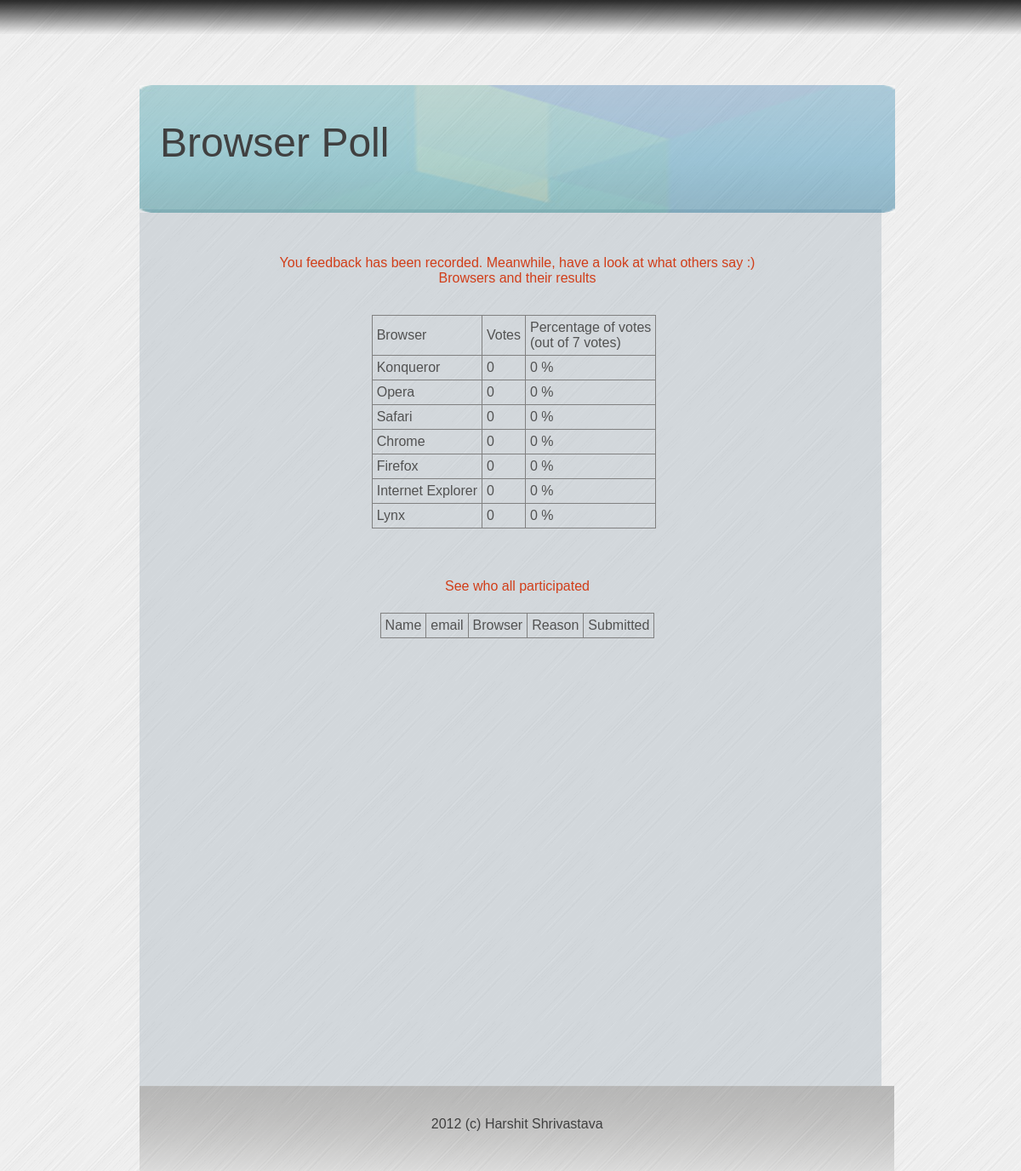
The page /result.php on the database its author committed.
### tables this page shows
CREATE TABLE IF NOT EXISTS `pollresult` (
  `Browser` varchar(32) NOT NULL,
  `Count` int(11) NOT NULL
);

### result.php (the view, shortened to what this page needs)
<!DOCTYPE html PUBLIC "-//W3C//DTD XHTML 1.0 Transitional//EN" "http://www.w3.org/TR/xhtml1/DTD/xhtml1-transitional.dtd">
<html>
<head>
</head>
<link rel="stylesheet" type="text/css" href="stylesheet.css" />
<body>
<div id="topshade"></div>
<div id="top"><img src="top.jpg" width="100%" height="150px"></div>
<div id="heading"><center><font size="400%">Browser Poll</font></center>
</div>
<p class="ex" align="justify">
<?php
$total=0;
$con=mysql_connect("localhost","root","");
$query="SELECT count(*) FROM `pollresult`";
$result=mysql_query($query,$con);
if($result)
{
	$row = mysql_fetch_row($result);
	$total=$row[0];
}
else
{
	echo "<p>Query failed.</p>\n";
}
if($total!=0)
{
	$query="select * from pollresult";
	$result=mysql_query($query,$con);
	?>
	<div id="lol1" align="center">
	You feedback has been recorded. Meanwhile, have a look at what others say :)
	<br/>
	Browsers and their results
	</div>
	<div id="tabres">
	<center>
	<table border="0" padding="15px">
	<tr>
	<td>Browser</td>
	<td>Votes</td>
	<td>Percentage of votes<br/>(out of <?php echo ''.$total.' votes)';?></td>
	<?php
	while($row=mysql_fetch_array($result))
	{
		echo "<tr><td>".$row['Browser'];
		echo "</td><td>".$row['Count'];
		$per=round(($row['Count']/$total)*100,2);
		echo "</td><td>".$per." %</td></tr>";
	}
	echo "</table></div>";
	?>
	<div id="lol2" align="center">
	See who all participated
	</div>
	<div id="tabent">
	<center>
	<table border="1">
	<tr>
	<td>Name</td>
	<td>email</td>
	<td>Browser</td>
	<td>Reason</td>
	<td>Submitted</td>
	</tr>
	<?php
}
else
{
	echo 'No entries';
}
	?>
</table>
</div>
</p>
<div id="foot">
<br/>
<center><br/>
2012 (c) Harshit Shrivastava
</center>
</div>
</body>
<html>

### stylesheet.css (style rules this page uses)
body { background:url('brushed_alu.png') repeat-x; background-repeat:repeat; }
#topshade { position:absolute; top:0px; height:45px; width:100%; left:0%; background:url('topgrad.png') repeat-x; }
#top { position:absolute; top:100px; margin-left:13%; margin-right:13%; width:74%; height:125px; background:url('top.jpg'); opacity:0.4; filter:alpha(opacity=40); repeat:x; repeat:y; z-index:0; }
#heading { position:absolute; top:140px; margin-left:15%; margin-right:35%; font-family:"Trebuchet MS", Helvetica, sans-serif; color:#404040; z-index:1; }
p.ex { position:absolute; top:150px; background-color:#A8B3BE; font-family:"Trebuchet MS", Helvetica, sans-serif; height:auto; min-height:850px; overflow:hidden; padding-top:130px; padding-bottom:50px; padding-left:100px; padding-right:100px; position:absolute; top:230px; margin-left:13%; margin-right:13%; width:56%; z-index:-1; opacity:0.4; filter:alpha(opacity=40); color:#525252; }
#tabres { position:absolute; margin-left:11%; margin-right:13%; width:74%; padding:20px; padding-right:15px; top:350px; z-index:1; color:#525252; font-family:"Trebuchet MS", Helvetica, sans-serif; }
table, td, th { border-collapse:collapse; background-color:light-gray; border:1px solid gray; }
td { padding:5px; }
#lol1 { position:absolute; text-align:center; margin-left:13%; margin-right:13%; width:74%; top:300px; font-family:"Trebuchet MS", Helvetica, sans-serif; color:#D13E19; z-index:1; }
#lol2 { position:absolute; text-align:center; margin-left:13%; margin-right:13%; width:74%; top:680px; font-family:"Trebuchet MS", Helvetica, sans-serif; color:#D13E19; z-index:1; }
#tabent { position:absolute; margin-left:13%; margin-right:13%; width:74%; top:720px; z-index:1; color:#525252; font-family:"Trebuchet MS", Helvetica, sans-serif; }
#foot { position:relative; top:1260px; margin-left:13.2%; margin-right:14%; width:74.9%; background:white; min-height:100px; height:auto; height:65px; bottom:0%; background:url('grad.png') repeat-x; font-family:"Trebuchet MS", Helvetica, sans-serif; color:#404040; z-index:1; }

### rows shown on the page
pollresult: Browser "Konqueror", Count "0"
pollresult: Browser "Opera", Count "0"
pollresult: Browser "Safari", Count "0"
pollresult: Browser "Chrome", Count "0"
pollresult: Browser "Firefox", Count "0"
pollresult: Browser "Internet Explorer", Count "0"
pollresult: Browser "Lynx", Count "0"

### other values the page prints
$total "7"
